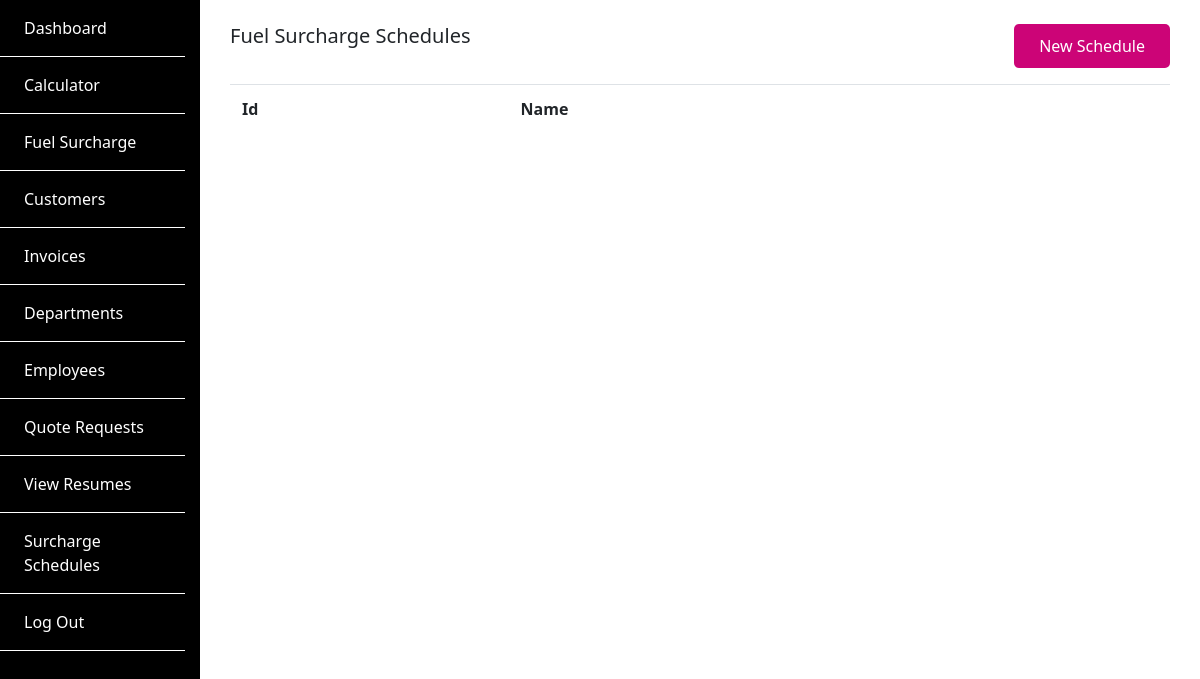
The page /schedules/ (signed in) on the database as committed earlier.
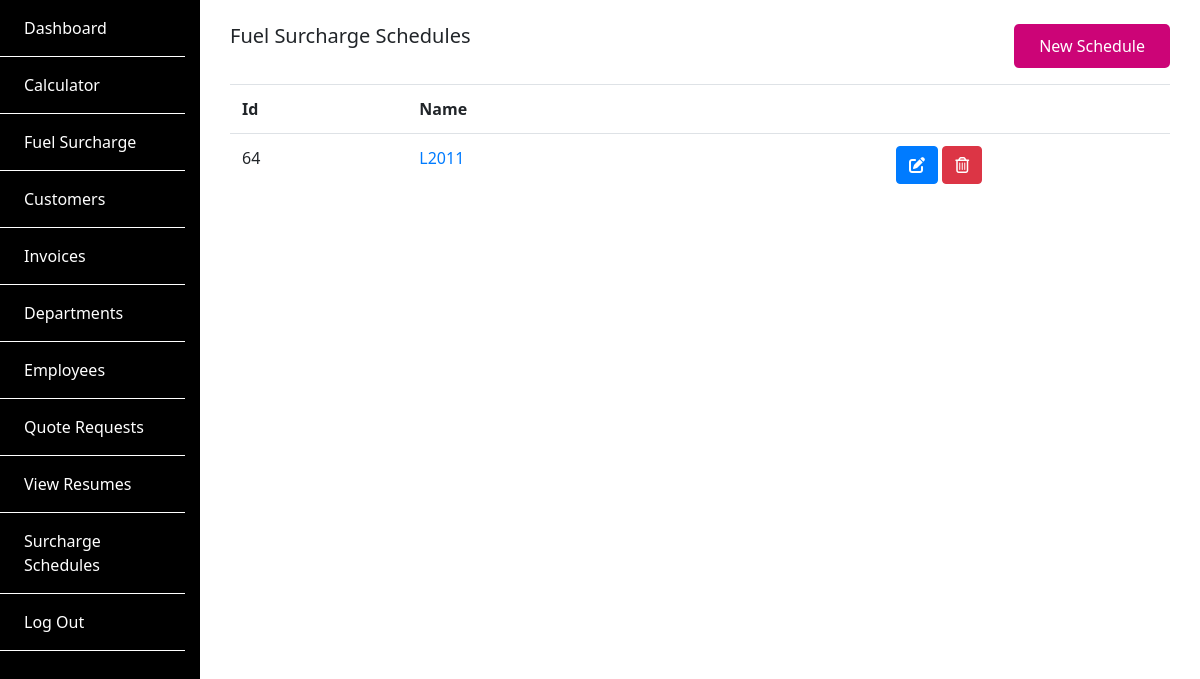
The same page on the database as committed later.
### SiteApp/models.py (models this page shows)
class Schedule(models.Model):
    name = models.CharField(max_length=50)
    csv_file = models.FileField(upload_to='uploads/schedules/', null="True")
    def get_absolute_url(self):
        return reverse('view_schedule', args=[self.id])

### SiteApp/views.py (the view)
# urls.py: path('schedules/', views.ListSchedules, name="list_schedules"),
@login_required
def ListSchedules(request):
    schedules = Schedule.objects.all()
    return render(request,'SiteApp/list_schedules.html',{'schedules':schedules})

### SiteApp/templates/SiteApp/list_schedules.html
{% extends "backend_base.html" %} {% block content %}
<div class="container py-4">
  <div class="row">
    <div class="col-sm-12 col-md-6 col-lg-6 col-xl-6">
      <h5>Fuel Surcharge Schedules</h5>
    </div>
    <div class="col-sm-12 col-md-6 col-lg-6 col-xl-6">
      <a href="{% url 'add_schedule' %}" class="larway-btn float-right"
        >New Schedule</a
      >
    </div>
  </div>
  <div class="gap-1"></div>
  <table class="table">
    <tr>
      <th>Id</th>
      <th>Name</th>
      <th></th>
    </tr>
    {% for schedule in schedules %}
    <tr>
      <td><span>{{schedule.id}}</span></td>
      <td><a href="{{schedule.get_absolute_url }}">{{schedule.name}}</a></td>
      <td class="text-center">
        <a
          href="{% url 'edit_schedule' id=schedule.id %}"
          class="btn btn-primary"
          ><span><i class="fas fa-edit"></i></span
        ></a>
        <a
          href="{% url 'delete_schedule' id=schedule.id %}"
          class="btn btn-danger"
          ><span><i class="far fa-trash-alt"></i></span
        ></a>
      </td>
    </tr>
    {% endfor %}
  </table>
</div>
{% endblock %}

Rows that differ between the two databases and show on the page:
added Schedule: id "64", name "L2011"
